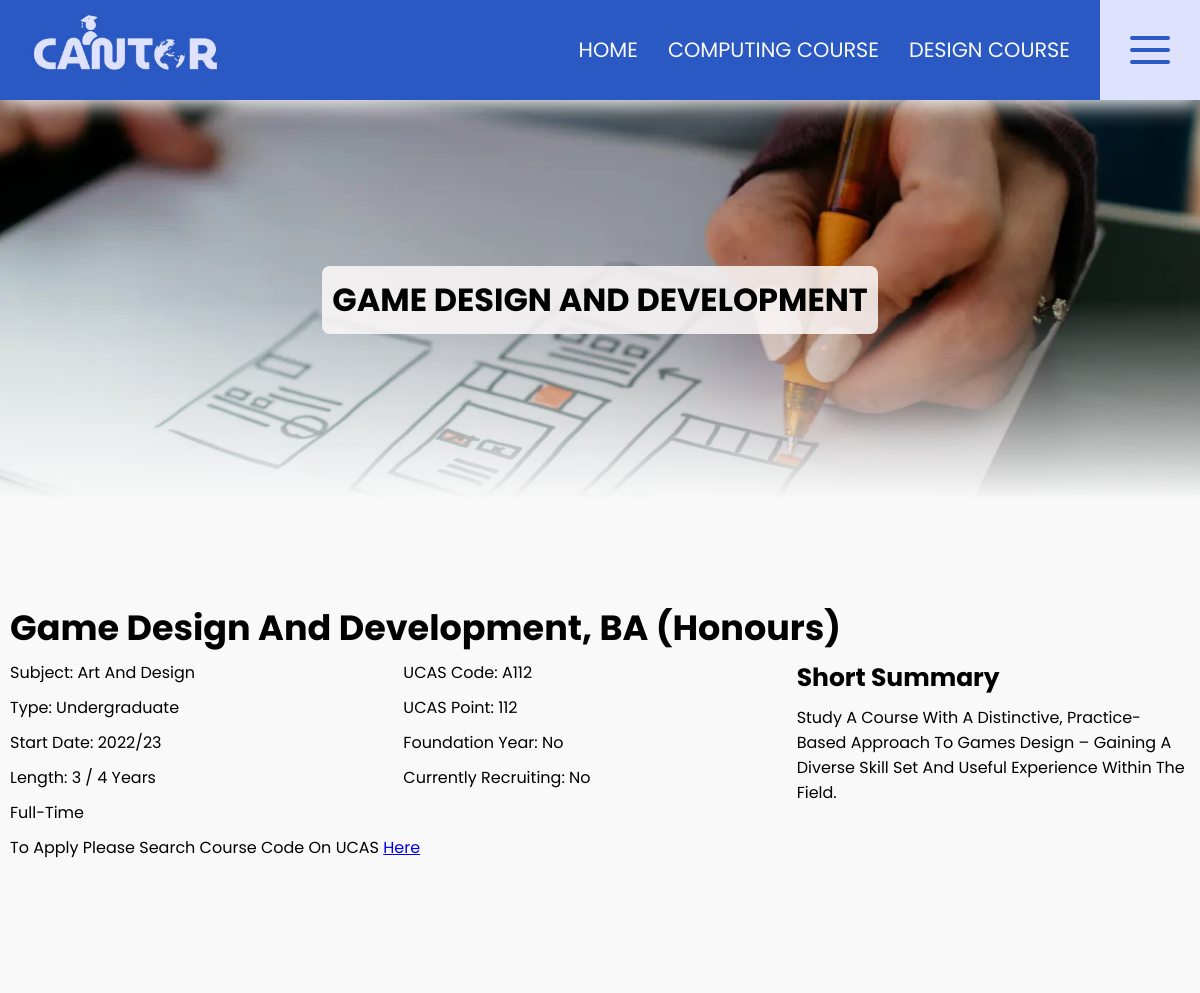
/website_code/detail-design.php?courseID=21, run on the app's committed database.
### tables this page shows
CREATE TABLE `design` (
  `ID` int(3) NOT NULL,
  `Title` varchar(100) NOT NULL,
  `Type` varchar(20) NOT NULL,
  `Summary` varchar(255) NOT NULL,
  `AwardName` varchar(20) NOT NULL,
  `UCASCode` varchar(5) DEFAULT NULL,
  `UCASPoint` varchar(5) DEFAULT NULL,
  `Year` varchar(10) NOT NULL,
  `Attandance` varchar(15) NOT NULL,
  `Length` varchar(15) NOT NULL,
  `Foundation` varchar(5) NOT NULL,
  `Subject` varchar(20) NOT NULL,
  `Recruiting` varchar(5) NOT NULL,
  `IMGName` varchar(100) NOT NULL,
  `IMGAlt` varchar(255) NOT NULL
);

### website_code/detail-design.php (the view, shortened to what this page needs)
<?php
require_once('include/database.php');
$getCourseID = $_GET["courseID"];
$stmt = $mySQLI->prepare("SELECT * FROM design WHERE ID = ?");
$stmt->bind_param('i', $getCourseID);
$stmt->execute();
$result = $stmt->get_result();
$obj = $result->fetch_object();
?>
<!DOCTYPE html>
<html lang="en">
<head>
    <?php include("include/head.php") ?>
</head>
<body>
    <?php include("include/header.php") ?>
    <main id="detail">
        <div class="span-1 hero">
            <img src="<?= $obj->IMGName ?>" alt="<?= $obj->IMGAlt ?>">
            <h1>
                <?= $obj->Title ?>
            </h1>
        </div>
        <section class="span-1 grid">
            <h2 class="span-1">
                <?= $obj->Title ?>, <?= $obj->AwardName ?>
            </h2>
            <div class="span-3">
                <p>Subject: <?= $obj->Subject ?></p>
                <p>Type: <?= $obj->Type ?></p>
                <p>Start Date: <?= $obj->Year ?></p>
                <p>Length: <?= $obj->Length ?></p>
                <p>
                    <?= $obj->Attandance ?>
                </p>
            </div>
            <div class="span-3">
                <p>UCAS code: <?= $obj->UCASCode ?></p>
                <p>UCAS point: <?= $obj->UCASPoint ?></p>
                <p>Foundation year: <?= $obj->Foundation ?></p>
                <p>Currently recruiting: <?= $obj->Recruiting ?></p>
            </div>
            <div class="span-3">
                <h3>Short summary</h3>
                <p class="summary">
                    <?= $obj->Summary ?>
                </p>
            </div>
            <p class="span-1">To apply please search course code on UCAS <a href="https://www.ucas.com/">here</a></p>
        </section>
    </main>
</body>
</html>

### website_code/style/main.css (style rules this page uses)
* { padding: 0; margin: 0; box-sizing: border-box; }
:root { --white: #f9f9f9; --black: #0a0a0a; --purple: #2B59C3; --light-purple: #DFE2FF; --btn: #2B59C3; --btnHover: #194099; --font: 'Poppins', sans-serif; --transition: 500ms; }
body { font-family: var(--font); background: var(--white); }
main { padding-top: 100px; }
main, footer { display: grid; grid-template-columns: repeat(4, 1fr); gap: 0px 10px; width: clamp(200px, 100%, 1400px); margin: auto; }
.grid { display: grid; grid-template-columns: repeat(4, 1fr); }
.span-1, .span-2, .span-3 { grid-column: span 4; }
@media only screen and (min-width: 1000px) { main, footer, .grid { grid-template-columns: repeat(12, 1fr); } }
@media only screen and (min-width: 1000px) { .span-1 { grid-column: span 12; } }

### website_code/style/mobile.css (style rules this page uses)
h2 { font-size: 35px; line-height: 100%; text-transform: capitalize; margin: 10px 0px; }
h3 { font-size: 25px; line-height: 100%; text-transform: capitalize; margin: 10px 0px; }
p { text-transform: capitalize; }
.hero { display: flex; justify-content: center; align-items: center; height: 400px; width: 100%; }
.hero h1 { position: absolute; padding: 10px; margin: 10px; background-color: rgb(253, 249, 249, 0.85); border-radius: 8px; text-align: center; text-transform: uppercase; }
.hero img { height: inherit; width: inherit; object-fit: cover; -webkit-mask-image: linear-gradient(white 50%, transparent); mask-image: linear-gradient(white 50%, transparent); }
section { padding: 100px 10px; background-color: #ffffff; min-height: 400px; }
section:nth-child(even) { background-color: #f9f9f9; }
#detail p { padding: 5px 0px; }

### data on the page
design: IMGName (picture), Title "GAME DESIGN AND DEVELOPMENT", Title "Game Design And Development", AwardName "BA (Honours)", Subject "Art And Design", Type "Undergraduate", Year "2022/23", Length "3 / 4 Years", Attandance "Full-Time", UCASCode "A112", UCASPoint "112", Foundation "No", Recruiting "No", Summary "Study A Course With A Distinctive, Practice-Based Approach To Games Design – Gaining A Diverse Skill Set And Useful Experience Within The Field."
